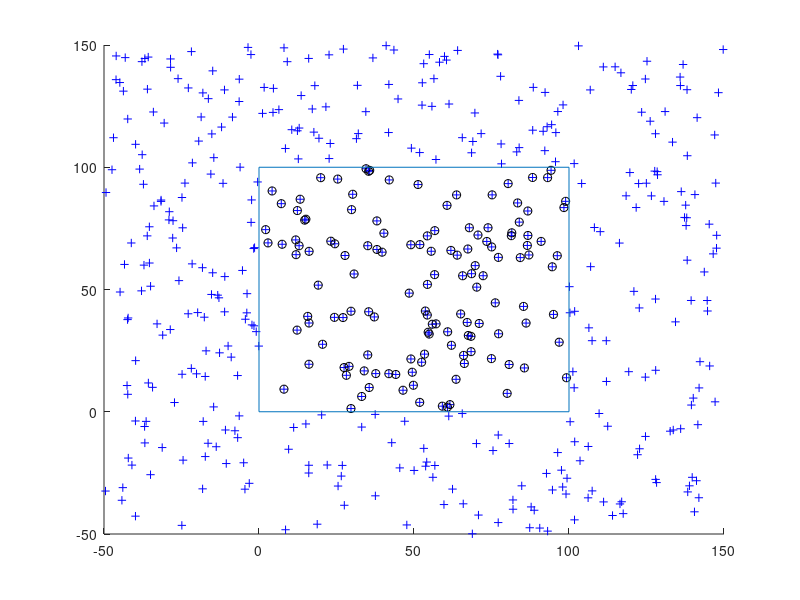

Source code (MATLAB):
function checkClipPoints(varargin)
%CHECKCLIPPOINTS  One-line description here, please.
%   output = checkClipPoints(input)
%
%   Example
%   checkClipPoints
%
%   See also
%
%
% ------
% Author: David Legland
% e-mail: david.legland@grignon.inra.fr
% Created: 2010-05-13,    using Matlab 7.9.0.529 (R2009b)
% Copyright 2010 INRA - Cepia Software Platform.

% generate 2D points in -50->150 in each direction
points = rand(500, 2)*200 - 50;

% create new figure
figure(1); clf;
axis([-50 150 -50 150]);
hold on;

% draw all points
drawPoint(points, 'b+');

% clip points
box = [0 100 0 100];
clipped = clipPoints(points, box);

% draw clipped points
drawPoint(clipped, 'ko');
drawBox(box);
